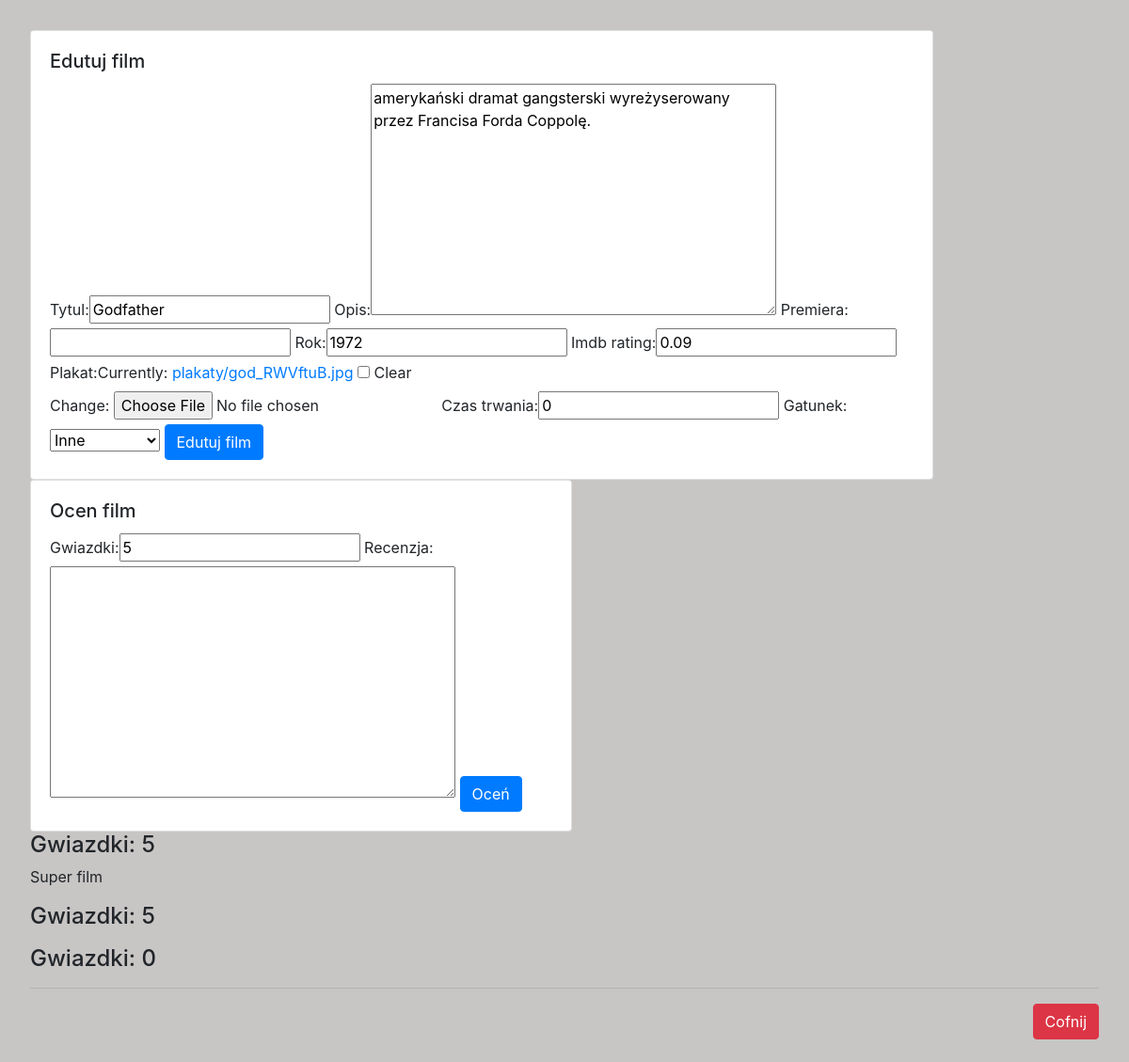
/filmy/edytuj/2/ (signed in), run on an earlier commit of the app's database.
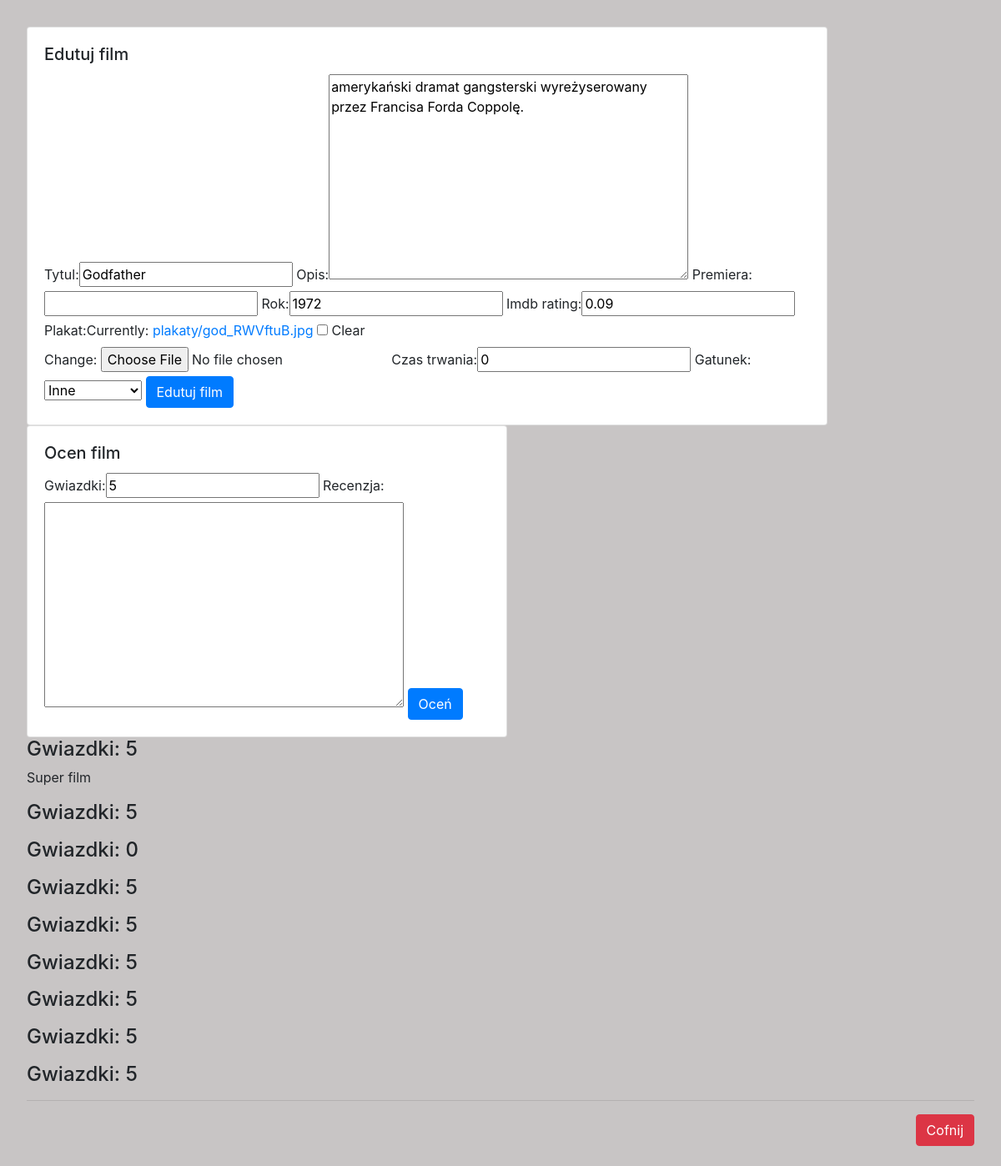
And on a later commit of the database.
### filmyweb/models.py (models this page shows)
class Ocena(models.Model):
    recenzja = models.TextField(default="", blank=True)
    gwiazdki = models.PositiveSmallIntegerField(default=5)
    film = models.ForeignKey(Film, on_delete=models.CASCADE)

### filmyweb/views.py (the view)
# urls.py: path('edytuj/<int:id>/', edytuj_film, name="edytuj_film"),
@login_required
def edytuj_film(request, id):
    film = get_object_or_404(Film, pk=id)
    oceny = Ocena.objects.filter(film=film)
    try:
        dodatkowe = DodatkoweInfo.objects.get(film=film.id)
    except DodatkoweInfo.DoesNotExist:
        dodatkowe = None
    form_film = FilmForm(request.POST or None, request.FILES or None, instance=film)
    form_dodatkowe = DodatkoweInfoForm(request.POST or None, instance=dodatkowe)
    form_ocena = OcenaForm(None)
    if request.method == "POST":
        if 'gwiazdki' in request.POST:
            ocena = form_ocena.save(commit=False)
            ocena.film = film
            ocena.save()
    if all((form_film.is_valid(), form_dodatkowe.is_valid())):
        film = form_film.save(commit=False)
        dodatkowe = form_dodatkowe.save()
        film.dodatkowe = dodatkowe
        film.save()
        return redirect(wszystkie_filmy)
    return render(request, 'film_form.html', {
        'form': form_film,
        'form_dodatkowe': form_dodatkowe,
        'oceny': oceny,
        'form_ocena': form_ocena,
        'nowy': False})

### filmyweb/forms.py
class FilmForm(ModelForm):
    class Meta:
        model = Film
        fields = ['tytul', 'opis', 'premiera', 'rok', 'imdb_rating', 'plakat']

class DodatkoweInfoForm(ModelForm):
    class Meta:
        model = DodatkoweInfo
        fields = ['czas_trwania', 'gatunek']

### templates/film_form.html (shortened to what this page needs)
{% extends 'glowny.html' %}
{% load bootstrap %}
{% block strona %}
    {% if nowy %}
        <div class="container-fluid">
    {% else %}
        <div class="card" style="width: 60rem; float: left; margin-right: 1rem;">
    {% endif %}
      <div class="card-body">
          {% if nowy %}
                <h5 class="card-title">Nowy Film</h5>
            {% else %}
                <h5 class="card-title">Edutuj film</h5>
            {% endif %}
            <form method="post" enctype="multipart/form-data">
                {{ form|bootstrap }}
                {{ form_dodatkowe|bootstrap }}
                    {% if nowy %}
                        <button type="submit" class="btn btn-primary">Nowy Film</button>
                    {% else %}
                        <button type="submit" class="btn btn-primary">Edutuj film</button>
                    {% endif %}
            </form>
        </div>
    </div>
    {% if form_ocena %}
        <div class="card" style="width: 32rem offset-col">
            <div class="card-body">
                <h5 class="card-title">Ocen film</h5>
                <form method="post" enctype="multipart/form-data">
                    {{ form_ocena|bootstrap }}
                        <button type="submit" class="btn btn-primary">Oceń</button>
                </form>
            </div>
        </div>
    {% endif %}
    {% for ocena in oceny %}
        <h4>Gwiazdki: {{ ocena.gwiazdki }}</h4>
        <p>{{ ocena.recenzja }}</p>
    {% endfor %}
    <hr>
    <a class="btn btn-danger mb-4" style="float: right;" href="{% url 'wszystkie_filmy' %}">Cofnij</a>
{% endblock %}

What changed in the data, as far as the page shows it:
added Ocena: gwiazdki "5"
added Ocena: gwiazdki "5"
added Ocena: gwiazdki "5"
added Ocena: gwiazdki "5"
added Ocena: gwiazdki "5"
added Ocena: gwiazdki "5"
